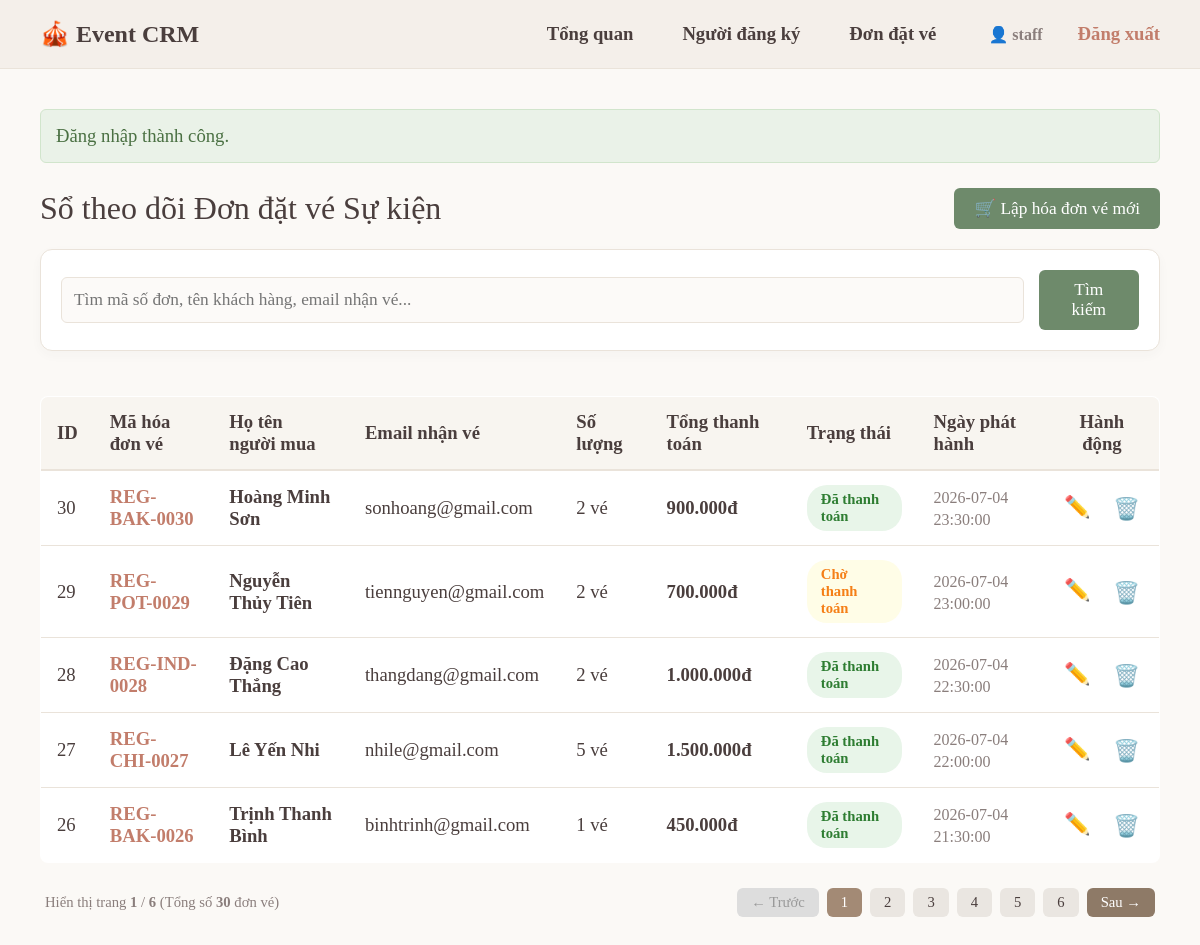
The app's page /registrations (signed in) with its own data.
### tables this page shows
CREATE TABLE registrations (
    id INT AUTO_INCREMENT PRIMARY KEY,
    registration_code VARCHAR(50) NOT NULL,
    customer_name VARCHAR(100) NOT NULL,
    customer_email VARCHAR(150) NOT NULL,
    ticket_quantity INT NOT NULL DEFAULT 1,
    total_amount DECIMAL(12,2) NOT NULL DEFAULT 0.00,
    payment_status ENUM('đơn đã hủy', 'chờ thanh toán', 'đã thanh toán') NOT NULL DEFAULT 'chờ thanh toán',
    created_at DATETIME NOT NULL DEFAULT CURRENT_TIMESTAMP,
    updated_at DATETIME NULL ON UPDATE CURRENT_TIMESTAMP,
    UNIQUE KEY unique_registration_code (registration_code),
    INDEX idx_registrations_created_at (created_at),
    INDEX idx_registrations_status (payment_status)
);

### app/Core/helpers.php (called while the page is built, shortened)
<?php
function e(string $value): string
{
    return htmlspecialchars($value, ENT_QUOTES, 'UTF-8');
}
function render(string $view, array $data = [], string $layout = 'layouts/main'): void
{
    extract($data);
    require __DIR__ . '/../../Views/' . $view . '.php';
}

### app/Controllers/RegistrationController.php (called while the page is built, shortened)
<?php
class RegistrationController
{
    public function index(): void
    {
        $data = $this->service->getList($_GET);
        render('registrations/index', ['title' => 'Quản lý Vé & Đơn đặt chỗ'] + $data);
    }
}

### public/index.php (called while the page is built, shortened)
<?php
require_once __DIR__ . '/../app/Core/helpers.php';
require_once __DIR__ . '/../app/Repositories/RegistrationRepository.php';
require_once __DIR__ . '/../app/Services/RegistrationService.php';
require_once __DIR__ . '/../app/Controllers/RegistrationController.php';
$dbConfig = require __DIR__ . '/../config/database.php';
try {
    $pdo = Database::connect($dbConfig);
} catch (Exception $e) {
    die("Lỗi kết nối cơ sở dữ liệu: " . $e->getMessage());
}
$container = [];
$container[UserRepository::class] = new UserRepository($pdo);
$container[RegistrantRepository::class] = new RegistrantRepository($pdo);
$container[RegistrationRepository::class] = new RegistrationRepository($pdo);
$container[AuthService::class] = new AuthService($container[UserRepository::class]);
$container[RegistrantService::class] = new RegistrantService($container[RegistrantRepository::class]);
$container[RegistrationService::class] = new RegistrationService($container[RegistrationRepository::class]);
$container[HomeController::class] = new HomeController();
$container[AuthController::class] = new AuthController($container[AuthService::class]);
$container[DashboardController::class] = new DashboardController($container[RegistrantRepository::class], $container[RegistrationRepository::class]);
$container[RegistrantController::class] = new RegistrantController($container[RegistrantService::class]);
$container[RegistrationController::class] = new RegistrationController($container[RegistrationService::class]);
$container[HealthController::class] = new HealthController($pdo);
$router = new Router();
$router->add('GET', '/', [HomeController::class, 'index']);
$router->add('GET', '/login', [AuthController::class, 'login']);
$router->add('POST', '/login', [AuthController::class, 'handleLogin']);
$router->add('POST', '/logout', [AuthController::class, 'logout']);
$router->add('GET', '/dashboard', [DashboardController::class, 'index']);
$router->add('GET', '/registrants', [RegistrantController::class, 'index']);
$router->add('GET', '/registrants/create', [RegistrantController::class, 'create']);
$router->add('POST', '/registrants/store', [RegistrantController::class, 'store']);
$router->add('GET', '/registrants/edit', [RegistrantController::class, 'edit']);
$router->add('POST', '/registrants/update', [RegistrantController::class, 'update']);
$router->add('POST', '/registrants/delete', [RegistrantController::class, 'delete']);
$router->add('GET', '/registrations', [RegistrationController::class, 'index']);
$router->add('GET', '/registrations/create', [RegistrationController::class, 'create']);
$router->add('POST', '/registrations/store', [RegistrationController::class, 'store']);
$router->add('GET', '/registrations/edit', [RegistrationController::class, 'edit']);
$router->add('POST', '/registrations/update', [RegistrationController::class, 'update']);
$router->add('POST', '/registrations/delete', [RegistrationController::class, 'delete']);
$router->add('GET', '/health', [HealthController::class, 'index']);
$router->dispatch($_SERVER['REQUEST_METHOD'], $_SERVER['REQUEST_URI'], $container);

### app/Repositories/RegistrationRepository.php (called while the page is built, shortened)
<?php
class RegistrationRepository
{
    public function countAll(string $keyword = ''): int
    {
        $sql = "SELECT COUNT(*) AS total FROM registrations";
        $params = [];
        $stmt = $this->db->prepare($sql);
        $stmt->execute($params);
        return (int)($stmt->fetch()['total'] ?? 0);
    }
    public function getPaginated(string $keyword, int $limit, int $offset, string $sort, string $direction): array
    {
        $sql = "SELECT * FROM registrations";
        $params = [];
        $sql .= " ORDER BY {$sort} {$direction} LIMIT :limit OFFSET :offset";
        $stmt = $this->db->prepare($sql);
        $stmt->bindValue(':limit', $limit, PDO::PARAM_INT);
        $stmt->bindValue(':offset', $offset, PDO::PARAM_INT);
        $stmt->execute();
        return $stmt->fetchAll();
    }
}

### app/Services/RegistrationService.php (called while the page is built, shortened)
<?php
class RegistrationService
{
    public function getList(array $query): array
    {
        $keyword = trim($query['q'] ?? '');
        $page = max(1, (int)($query['page'] ?? 1));
        $perPage = 5;
        $allowedSort = ['id', 'Registration_code', 'customer_name', 'created_at'];
        $sort = in_array($query['sort'] ?? '', $allowedSort, true) ? $query['sort'] : 'created_at';
        $direction = strtoupper($query['direction'] ?? '') === 'ASC' ? 'ASC' : 'DESC';
        $totalItems = $this->repo->countAll($keyword);
        $totalPages = max(1, (int)ceil($totalItems / $perPage));
        $offset = ($page - 1) * $perPage;
        return [
            'registrations' => $this->repo->getPaginated($keyword, $perPage, $offset, $sort, $direction),
            'page'          => $page,
            'totalPages'    => $totalPages,
            'totalItems'    => $totalItems,
            'sort'          => $sort,
            'direction'     => $direction,
            'keyword'       => $keyword
        ];
    }
}

### Views/registrations/index.php (the view, shortened to what this page needs)
<div style="display: flex; justify-content: space-between; align-items: center; margin-bottom: 20px;">
    <h1 style="border: none; padding: 0; margin: 0;">Sổ theo dõi Đơn đặt vé Sự kiện</h1>
    <a href="/registrations/create" class="btn" style="background-color: var(--success);">🛒 Lập hóa đơn vé mới</a>
</div>
<div class="card" style="padding: 20px; margin-bottom: 25px;">
    <form method="GET" action="/registrations" style="display: flex; gap: 15px; align-items: center;">
        <input type="text" name="q" class="form-control" placeholder="Tìm mã số đơn, tên khách hàng, email nhận vé..." value="<?= e($keyword) ?>" style="margin: 0;">
        <button type="submit" class="btn" style="background-color: var(--success);">Tìm kiếm</button>
    </form>
</div>
<div style="overflow-x: auto;">
    <table>
        <thead>
            <tr>
                <th>ID</th>
                <th>Mã hóa đơn vé</th>
                <th>Họ tên người mua</th>
                <th>Email nhận vé</th>
                <th>Số lượng</th>
                <th>Tổng thanh toán</th>
                <th>Trạng thái</th>
                <th>Ngày phát hành</th>
                <th style="text-align: center;">Hành động</th>
            </tr>
        </thead>
        <tbody>
            <?php if (empty($registrations)): ?>
                <tr><td colspan="9" style="text-align: center; color: var(--text-muted); padding: 30px;">Hệ thống chưa ghi nhận đơn đặt vé nào.</td></tr>
            <?php else: ?>
                <?php foreach ($registrations as $rg): ?>
                    <tr>
                        <td><?= e((string)$rg['id']) ?></td>
                        <td><strong style="color: var(--danger);"><?= e($rg['registration_code']) ?></strong></td>
                        <td><strong><?= e($rg['customer_name']) ?></strong></td>
                        <td><?= e($rg['customer_email']) ?></td>
                        <td><?= e((string)$rg['ticket_quantity']) ?> vé</td>
                        <td><strong style="color: var(--text-primary);"><?= number_format((float)$rg['total_amount'], 0, ',', '.') ?>đ</strong></td>
                        <td>
                            <?php if ($rg['payment_status'] === 'đã thanh toán'): ?>
                                <span class="badge badge-green">Đã thanh toán</span>
                            <?php elseif ($rg['payment_status'] === 'chờ thanh toán'): ?>
                                <span class="badge badge-yellow">Chờ thanh toán</span>
                            <?php elseif ($rg['payment_status'] === 'đơn đã hủy'): ?>
                                <span class="badge badge-red">Đơn đã hủy</span>
                            <?php endif; ?>
                        </td>
                        <td><span style="font-size: 12pt; color: var(--text-muted);"><?= e($rg['created_at']) ?></span></td>
                        <td style="text-align: center; white-space: nowrap;">
                            <a href="/registrations/edit?id=<?= e((string)$rg['id']) ?>"
                               title="Chỉnh sửa đơn hàng"
                               style="color: var(--accent); font-size: 16pt; text-decoration: none; margin-right: 18px; display: inline-block;">
                               ✏️
                            </a>
                            <form action="/registrations/delete" method="POST" style="display: inline-block;" onsubmit="return confirm('Xác nhận huỷ/xoá đơn đặt vé này khỏi hệ thống?');">
                                <button type="submit"
                                        title="Xóa đơn hàng"
                                        style="background: none; border: none; color: var(--danger); font-size: 16pt; cursor: pointer; padding: 0; font-family: inherit; display: inline-block; vertical-align: middle;">
                                        🗑️
                                </button>
                            </form>
                        </td>
                    </tr>
                <?php endforeach; ?>
            <?php endif; ?>
        </tbody>
    </table>
</div>
<?php if ($totalPages > 1): ?>
<div style="display: flex; justify-content: space-between; align-items: center; margin-top: 25px; padding: 0 5px;">
    <div style="color: var(--text-muted); font-size: 11pt;">
        Hiển thị trang <strong><?= $page ?></strong> / <strong><?= $totalPages ?></strong> (Tổng số <strong><?= $totalItems ?></strong> đơn vé)
    </div>
    <div style="display: flex; gap: 8px;">
        <?php if ($page > 1): ?>
            <a href="/registrations?q=<?= urlencode($keyword) ?>&page=<?= $page - 1 ?>" class="btn" style="padding: 6px 14px; background-color: #8E7A67; font-size: 11pt; text-decoration: none;">← Trước</a>
        <?php else: ?>
            <span class="btn" style="padding: 6px 14px; background-color: #DDD; color: #999; cursor: not-allowed; font-size: 11pt;">← Trước</span>
        <?php endif; ?>
        <?php for ($i = 1; $i <= $totalPages; $i++): ?>
            <a href="/registrations?q=<?= urlencode($keyword) ?>&page=<?= $i ?>"
               class="btn"
               style="padding: 6px 14px; font-size: 11pt; text-decoration: none; background-color: <?= $i === $page ? 'var(--accent)' : '#EAE6E1' ?>; color: <?= $i === $page ? '#FFF' : 'var(--text-primary)' ?>;">
               <?= $i ?>
            </a>
        <?php endfor; ?>
        <?php if ($page < $totalPages): ?>
            <a href="/registrations?q=<?= urlencode($keyword) ?>&page=<?= $page + 1 ?>" class="btn" style="padding: 6px 14px; background-color: #8E7A67; font-size: 11pt; text-decoration: none;">Sau →</a>
        <?php else: ?>
            <span class="btn" style="padding: 6px 14px; background-color: #DDD; color: #999; cursor: not-allowed; font-size: 11pt;">Sau →</span>
        <?php endif; ?>
    </div>
</div>
<?php endif; ?>

### Views/layouts/main.php (style rules this page uses)
:root { --bg-main: #FBF9F6; --bg-navbar: #F4EFEA; --text-primary: #4A3E3D; --text-muted: #8A7E7C; --accent: #A38A75; --accent-hover: #8C7561; --border-color: #EAE3DA; --white: #FFFFFF; --success: #6E8A6B; --danger: #C27D6B; --warning: #D9A752; }
body { font-family: 'Times New Roman', Times, serif; font-size: 14pt; background-color: var(--bg-main); color: var(--text-primary); margin: 0; padding: 0; display: flex; flex-direction: column; min-height: 100vh; }
.card { background: var(--white); border: 1px solid var(--border-color); padding: 30px; border-radius: 12px; box-shadow: 0 4px 12px rgba(74, 62, 61, 0.03); margin-bottom: 30px; }
h1 { color: var(--text-primary); font-size: 24pt; margin-top: 0; font-weight: normal; border-bottom: 1px solid var(--border-color); padding-bottom: 15px; margin-bottom: 25px; }
table { width: 100%; border-collapse: collapse; background: var(--white); border-radius: 8px; overflow: hidden; border: 1px solid var(--border-color); margin-top: 20px; }
th { background-color: #F8F5F0; padding: 14px 16px; text-align: left; font-weight: bold; color: var(--text-primary); border-bottom: 2px solid var(--border-color); }
td { padding: 14px 16px; border-bottom: 1px solid var(--border-color); }
.btn { background-color: var(--accent); color: var(--white); padding: 10px 20px; border: none; border-radius: 6px; text-decoration: none; cursor: pointer; display: inline-flex; align-items: center; font-size: 13pt; font-family: inherit; transition: background 0.2s; }
.badge { padding: 6px 14px; border-radius: 20px; font-size: 11pt; font-weight: bold; display: inline-block; }
.badge-yellow { background-color: #FFFDE7; color: #F57F17; }
.badge-green { background-color: #E8F5E9; color: #2E7D32; }
.form-control { width: 100%; padding: 12px; border: 1px solid var(--border-color); border-radius: 6px; font-size: 13pt; box-sizing: border-box; background-color: #FCFAF8; font-family: inherit; }

### records on screen
registrations: id "30", registration_code "REG-BAK-0030", customer_name "Hoàng Minh Sơn", customer_email "sonhoang@gmail.com", ticket_quantity "2", total_amount "900.000", payment_status "Đã thanh toán", created_at "2026-07-04 23:30:00"
registrations: id "29", registration_code "REG-POT-0029", customer_name "Nguyễn Thủy Tiên", customer_email "tiennguyen@gmail.com", ticket_quantity "2", total_amount "700.000", payment_status "Chờ thanh toán", created_at "2026-07-04 23:00:00"
registrations: id "28", registration_code "REG-IND-0028", customer_name "Đặng Cao Thắng", customer_email "thangdang@gmail.com", ticket_quantity "2", total_amount "1.000.000", payment_status "Đã thanh toán", created_at "2026-07-04 22:30:00"
registrations: id "27", registration_code "REG-CHI-0027", customer_name "Lê Yến Nhi", customer_email "nhile@gmail.com", ticket_quantity "5", total_amount "1.500.000", payment_status "Đã thanh toán", created_at "2026-07-04 22:00:00"
registrations: id "26", registration_code "REG-BAK-0026", customer_name "Trịnh Thanh Bình", customer_email "binhtrinh@gmail.com", ticket_quantity "1", total_amount "450.000", payment_status "Đã thanh toán", created_at "2026-07-04 21:30:00"

### other values on screen
$_SESSION['user_name'] "staff"
$success_msg "Đăng nhập thành công."
$page "1"
$totalPages "6"
$totalItems "30"
